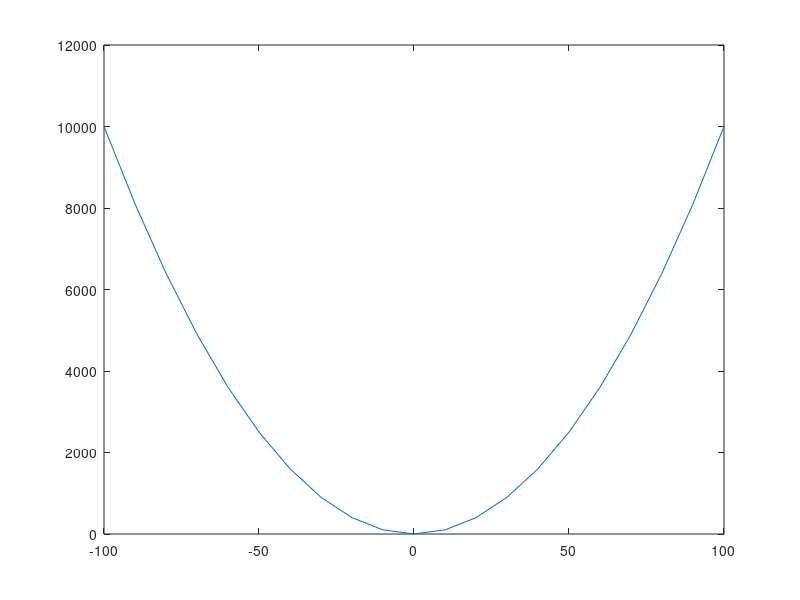

Write the MATLAB code that produced this figure.
% Octave Script
% Title         :Grafica 2
% Author        :Kevin Yoan Calderón García
% Description   :Script para graficar una funcion
% Date          :28/10/2021
% Version       :1
% Usage         :octave
%               :
%               :Requiere aplicacion de octave

clear
% Dominio de la funcion
x = -100:10:100;
% Rango de la funcion
fx = ((1)+(x.^2)); 
% Funcion con el plot
plot(x, fx)
